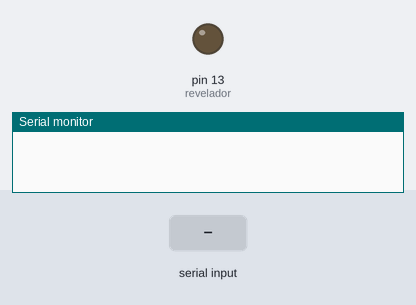
Simulated run of this sketch. Board: Arduino Uno, built with avr-gcc and run on an emulated ATmega328P. Shown: output pins drawn as LEDs (lit = HIGH), the last lines printed to the serial monitor. The inputs (shaded band) are chosen by the test bench.

Above: at 1.2 s.
1.3 s: "90,45\n" received over Serial
At 2.1 s:
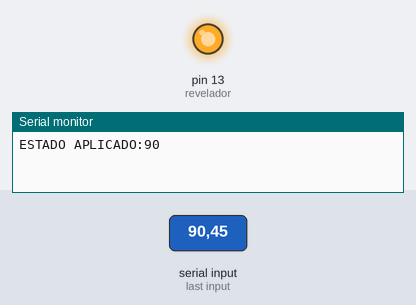
Timing chart, 0 to 4.3 s (numbered marks = the images above; inputs shaded):
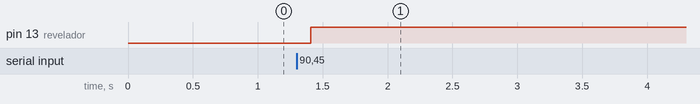

Measured:
- after the input at 1.3 s, pin 13 (revelador): LOW → HIGH after 0.11 s

The sketch:

P24_Revelador.ino
```cpp
int revelador = 13;

void setup() {
  // put your setup code here, to run once:
  pinMode(revelador, OUTPUT);
  Serial.begin(9600);
  Serial.setTimeout(10);
}

void loop() {
  // put your main code here, to run repeatedly:
  if (Serial.available()>0){
  int v = Serial.readString().toInt();
  digitalWrite(revelador, v);
  Serial.print("ESTADO APLICADO:" + String(v));
  }
  delay(100);
}
```
